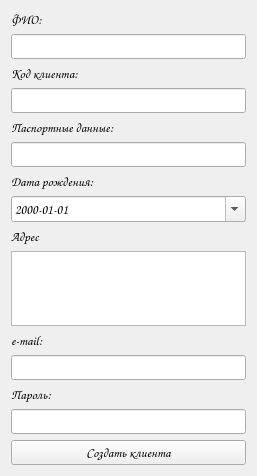
<?xml version="1.0" encoding="UTF-8"?>
<ui version="4.0">
 <class>Form</class>
 <widget class="QWidget" name="Form">
  <property name="geometry">
   <rect>
    <x>0</x>
    <y>0</y>
    <width>257</width>
    <height>476</height>
   </rect>
  </property>
  <property name="font">
   <font>
    <family>Comic Sans MS</family>
    <pointsize>10</pointsize>
   </font>
  </property>
  <property name="windowTitle">
   <string>Form</string>
  </property>
  <layout class="QVBoxLayout" name="verticalLayout">
   <item>
    <widget class="QLabel" name="label">
     <property name="text">
      <string>ФИО:</string>
     </property>
    </widget>
   </item>
   <item>
    <widget class="QLineEdit" name="lineEdit"/>
   </item>
   <item>
    <widget class="QLabel" name="label_2">
     <property name="text">
      <string>Код клиента:</string>
     </property>
    </widget>
   </item>
   <item>
    <widget class="QLineEdit" name="lineEdit_2"/>
   </item>
   <item>
    <widget class="QLabel" name="label_3">
     <property name="text">
      <string>Паспортные данные:</string>
     </property>
    </widget>
   </item>
   <item>
    <widget class="QLineEdit" name="lineEdit_3"/>
   </item>
   <item>
    <widget class="QLabel" name="label_4">
     <property name="text">
      <string>Дата рождения:</string>
     </property>
    </widget>
   </item>
   <item>
    <widget class="QDateEdit" name="dateEdit">
     <property name="accelerated">
      <bool>false</bool>
     </property>
     <property name="showGroupSeparator" stdset="0">
      <bool>false</bool>
     </property>
     <property name="displayFormat">
      <string>yyyy-MM-dd</string>
     </property>
     <property name="calendarPopup">
      <bool>true</bool>
     </property>
    </widget>
   </item>
   <item>
    <widget class="QLabel" name="label_5">
     <property name="text">
      <string>Адрес</string>
     </property>
    </widget>
   </item>
   <item>
    <widget class="QTextEdit" name="textEdit_5"/>
   </item>
   <item>
    <widget class="QLabel" name="label_6">
     <property name="text">
      <string>e-mail:</string>
     </property>
    </widget>
   </item>
   <item>
    <widget class="QLineEdit" name="lineEdit_6"/>
   </item>
   <item>
    <widget class="QLabel" name="label_7">
     <property name="text">
      <string>Пароль:</string>
     </property>
    </widget>
   </item>
   <item>
    <widget class="QLineEdit" name="lineEdit_7">
     <property name="text">
      <string/>
     </property>
    </widget>
   </item>
   <item>
    <widget class="QPushButton" name="create_btn">
     <property name="text">
      <string>Создать клиента</string>
     </property>
    </widget>
   </item>
  </layout>
 </widget>
 <resources/>
 <connections/>
</ui>
